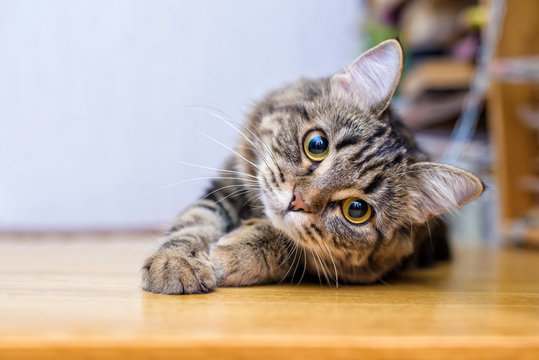
#> input picture images/img1.jpg, 539 x 360 px
$ jupyter execute opencv_main.ipynb
#> lines starting #> are read from the running program, lines starting #| are printed output that depends on the picture
[cell 1]
import cv2

[cell 2]
img = cv2.imread("images/img1.jpg")  # reads image
#> img is the input picture: shape (360, 539, 3); mean B, G, R 153.9, 166.9, 183.6
cv2.imshow("Image 1",img)  # shows image
cv2.waitKey(0)  # image frame wait time in milliseconds, or 0 for any key press
cv2.destroyWindow("Image 1")  # only one window close

[cell 3]
img2 = cv2.imread("images/img2.jpg")
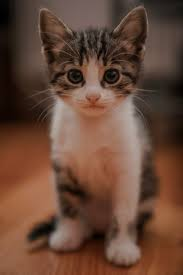
#> input picture images/img2.jpg, 183 x 275 px
#> img2 is the input picture: shape (275, 183, 3); mean B, G, R 55.4, 71.4, 103.5
cv2.imshow("Image 2",img2)
cv2.imshow("Image 1",img)
cv2.waitKey(0)
cv2.destroyAllWindows()  # all windows close

# # for destroying specific window
# cv2.destroyWindow("Image 1")

[cell 4]
# resize image
resized_img = cv2.resize(img2,(500, 400))  # width 500 and height 400
cv2.imshow("Image 3",resized_img)
cv2.waitKey(0)
cv2.destroyWindow("Image 3")

## Showing multiple images in slideshow

[cell 5]
import numpy as np

image_in_arr = np.array(img)
print(image_in_arr)
#> (printed output is left out)

[cell 6]
# joining two arrays horizontally
arr1 = np.array([1,2,3,4])
arr2 = np.array([5,6,7,8])
joinedHoriz= np.hstack((arr1,arr2))
print(joinedHoriz)

## **Joining Images**

[cell 7]
# Joining two images horizontally
img1 = cv2.resize(cv2.imread("images/img1.jpg"),(300,500))
img2 = cv2.resize(cv2.imread("images/img2.jpg"), (300,500))
#> img2: shape (500, 300, 3)
horiz_joined = np.hstack((img1,img2))
cv2.imshow("Horizontally Joined Image",horiz_joined)
cv2.waitKey(0)
cv2.destroyWindow("Horizontally Joined Image")

[cell 8]
# Joining two images Vertically
img1 = cv2.resize(cv2.imread("images/img3.jpeg"),(250,200))
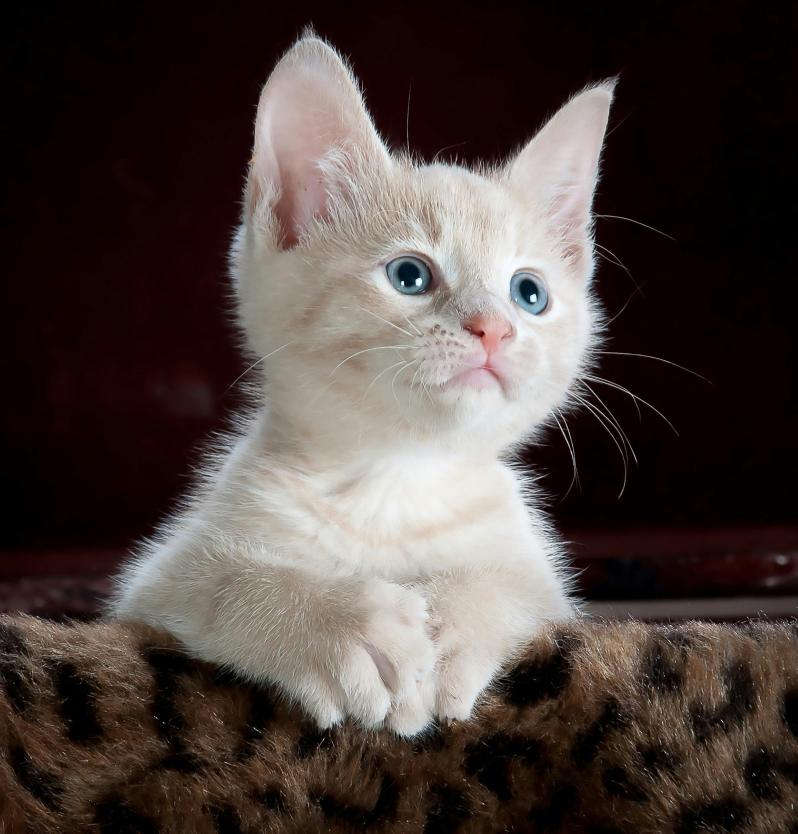
#> input picture images/img3.jpeg, 2392 x 2500 px (shown at 1/3 size)
#> img1: shape (200, 250, 3)
img2 = cv2.resize(cv2.imread("images/img4.jpg"), (250,200))  # width 250 and height 300
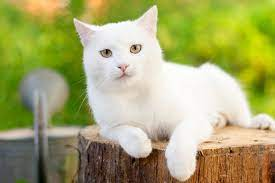
#> input picture images/img4.jpg, 275 x 183 px
#> img2: shape (200, 250, 3)
vert_joined = np.vstack((img1,img2))
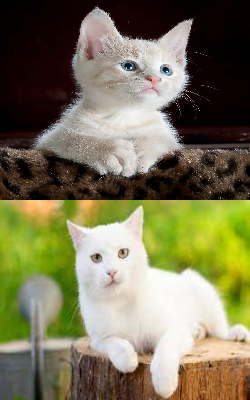
#> vert_joined: shape (400, 250, 3); mean B, G, R 85.8, 117.2, 122
cv2.imshow("Vertically Joined Image",vert_joined)
cv2.waitKey(0)
cv2.destroyWindow("Vertically Joined Image")

## **Showing multiple images in a single frame**

[cell 9]
img1 = cv2.resize(cv2.imread("images/img1.jpg"),(250,200))
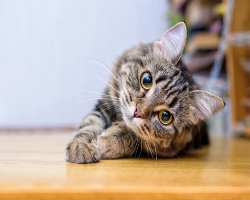
#> img1: shape (200, 250, 3); mean B, G, R 153.8, 166.8, 183.5
img2 = cv2.resize(cv2.imread("images/img2.jpg"), (250,200))
row1 = np.hstack((img1,img2))
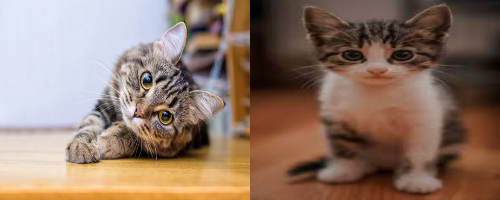
#> row1: shape (200, 500, 3); mean B, G, R 104.5, 119.1, 143.4

img3 = cv2.resize(cv2.imread("images/img3.jpeg"),(250,200))
img4 = cv2.resize(cv2.imread("images/img4.jpg"), (250,200))
row2 = np.hstack((img3,img4))
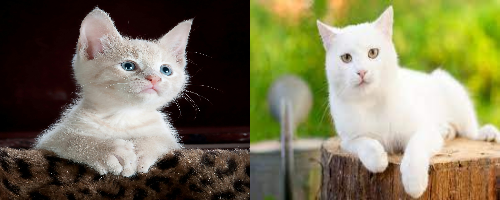
#> row2: shape (200, 500, 3); mean B, G, R 85.8, 117.2, 122

# now joining both rows in v stack
slideshow = np.vstack((row1,row2))
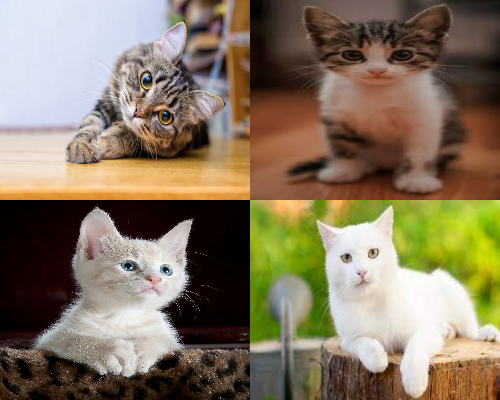
#> slideshow: shape (400, 500, 3); mean B, G, R 95.2, 118.1, 132.7

cv2.imshow("Slideshow",slideshow)
cv2.waitKey(0)
cv2.destroyWindow("Slideshow")

## **Making Slideshow**

[cell 10]
import os

name_list = os.listdir("images")  # A list of filenames (strings) in that directory.
name_list

for file in name_list:
    img_path = os.path.join("images",file)
    print(img_path)
    img =cv2.resize(cv2.imread(img_path),(350,400))
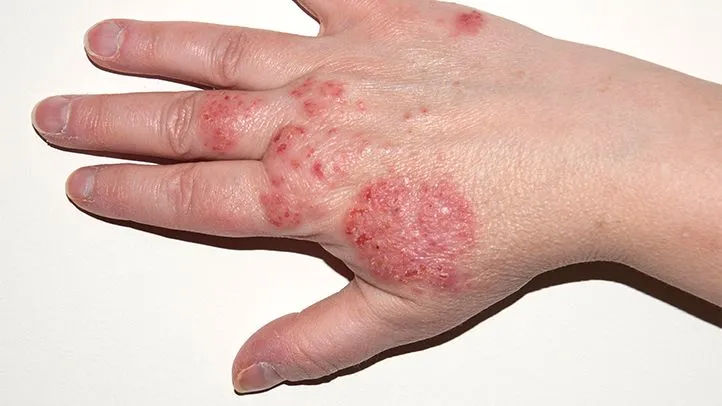
#> input picture images/eczema_01.jpg, 722 x 406 px
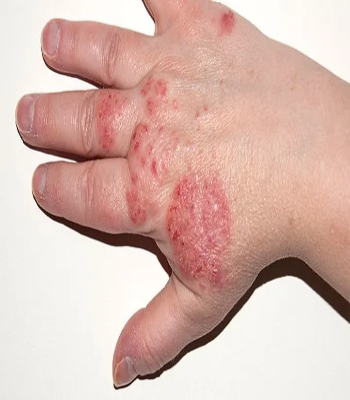
#> img: shape (400, 350, 3); mean B, G, R 176.3, 185.1, 217.1
    cv2.imshow("Slideshow",img)
    # cv2.waitKey(2000)  # time to change the frame in milliseconds
    cv2.waitKey(0)
#> pass 2 of the loop `for file in name_list:`:
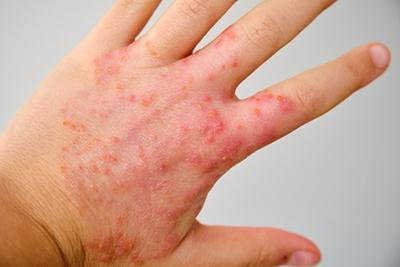
#> input picture images/eczema_02.jpg, 400 x 267 px
#> `img =cv2.resize(cv2.imread(img_path),(350,400))`:
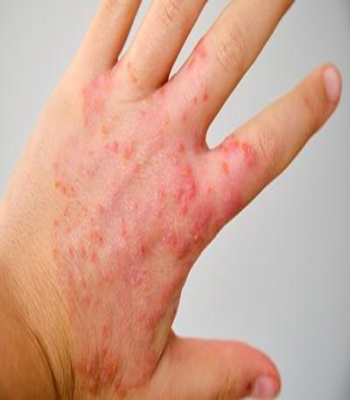
#> img: shape (400, 350, 3); mean B, G, R 145.3, 163.9, 208.6
#> pass 3 of the loop `for file in name_list:`:
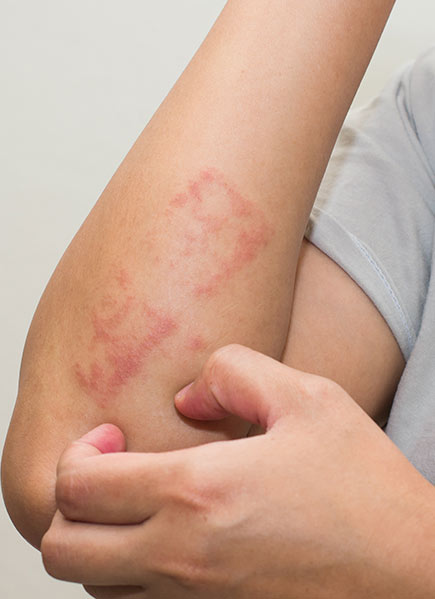
#> input picture images/eczema_03.jpeg, 435 x 599 px
#> `img =cv2.resize(cv2.imread(img_path),(350,400))`:
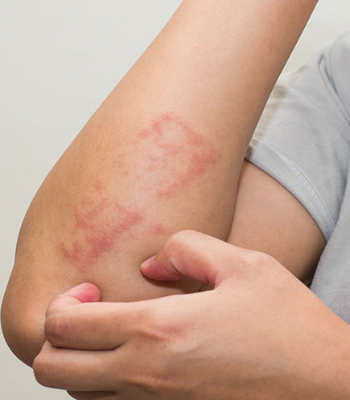
#> img: shape (400, 350, 3); mean B, G, R 145.4, 164.7, 200.4
#> the loop made 7 passes; the first 3 are shown

cv2.destroyAllWindows()
